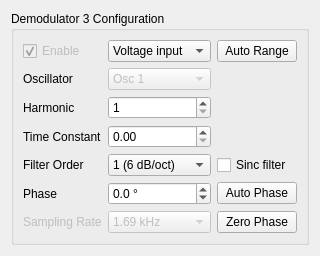
     <widget class="QWidget" name="demod3_tab">
      <attribute name="title">
       <string>Demodulator 3</string>
      </attribute>
      <layout class="QVBoxLayout" name="verticalLayout_demod3">
       <item>
        <widget class="QGroupBox" name="groupBox_demod3_config">
         <property name="enabled">
          <bool>true</bool>
         </property>
         <property name="title">
          <string>Demodulator 3 Configuration</string>
         </property>
         <layout class="QGridLayout" name="gridLayout_demod3">
          <item row="1" column="0">
           <widget class="QLabel" name="oscillator_3_label">
            <property name="enabled">
             <bool>true</bool>
            </property>
            <property name="text">
             <string>Oscillator</string>
            </property>
           </widget>
          </item>
          <item row="3" column="0">
           <widget class="QLabel" name="time_constant_3_label">
            <property name="enabled">
             <bool>true</bool>
            </property>
            <property name="text">
             <string>Time Constant</string>
            </property>
           </widget>
          </item>
          <item row="2" column="0">
           <widget class="QLabel" name="harmonic_3_label">
            <property name="enabled">
             <bool>true</bool>
            </property>
            <property name="text">
             <string>Harmonic</string>
            </property>
           </widget>
          </item>
          <item row="4" column="0">
           <widget class="QLabel" name="filter_order_3_label">
            <property name="enabled">
             <bool>true</bool>
            </property>
            <property name="text">
             <string>Filter Order</string>
            </property>
           </widget>
          </item>
          <item row="0" column="1">
           <widget class="QComboBox" name="adc_3_comboBox">
            <property name="enabled">
             <bool>true</bool>
            </property>
            <property name="currentText">
             <string>Voltage input</string>
            </property>
            <item>
             <property name="text">
              <string>Voltage input</string>
             </property>
            </item>
            <item>
             <property name="text">
              <string>Current input</string>
             </property>
            </item>
           </widget>
          </item>
          <item row="0" column="0">
           <widget class="QCheckBox" name="enable_3_checkBox">
            <property name="enabled">
             <bool>false</bool>
            </property>
            <property name="text">
             <string>Enable</string>
            </property>
            <property name="checked">
             <bool>true</bool>
            </property>
           </widget>
          </item>
          <item row="4" column="2">
           <widget class="QCheckBox" name="sinc_filter_3_checkBox">
            <property name="enabled">
             <bool>true</bool>
            </property>
            <property name="text">
             <string>Sinc filter</string>
            </property>
           </widget>
          </item>
          <item row="4" column="1">
           <widget class="QComboBox" name="filter_order_3_comboBox">
            <property name="enabled">
             <bool>true</bool>
            </property>
            <item>
             <property name="text">
              <string>1 (6 dB/oct)</string>
             </property>
            </item>
            <item>
             <property name="text">
              <string>2 (12 dB/oct)</string>
             </property>
            </item>
            <item>
             <property name="text">
              <string>3 (18 dB/oct)</string>
             </property>
            </item>
            <item>
             <property name="text">
              <string>4 (24 dB/oct)</string>
             </property>
            </item>
            <item>
             <property name="text">
              <string>5 (30 dB/oct)</string>
             </property>
            </item>
            <item>
             <property name="text">
              <string>6 (36 dB/oct)</string>
             </property>
            </item>
            <item>
             <property name="text">
              <string>7 (42 dB/oct)</string>
             </property>
            </item>
            <item>
             <property name="text">
              <string>8 (48 dB/oct)</string>
             </property>
            </item>
           </widget>
          </item>
          <item row="5" column="2">
           <widget class="QPushButton" name="auto_phase_3_pushButton">
            <property name="enabled">
             <bool>true</bool>
            </property>
            <property name="text">
             <string>Auto Phase</string>
            </property>
           </widget>
          </item>
          <item row="7" column="0">
           <widget class="QLabel" name="sampling_rate3_label">
            <property name="enabled">
             <bool>false</bool>
            </property>
            <property name="text">
             <string>Sampling Rate</string>
            </property>
           </widget>
          </item>
          <item row="5" column="0">
           <widget class="QLabel" name="phase_3_label">
            <property name="enabled">
             <bool>true</bool>
            </property>
            <property name="text">
             <string>Phase</string>
            </property>
           </widget>
          </item>
          <item row="2" column="1">
           <widget class="QSpinBox" name="harmonic_3_spinBox">
            <property name="enabled">
             <bool>true</bool>
            </property>
            <property name="minimum">
             <number>1</number>
            </property>
            <property name="maximum">
             <number>1023</number>
            </property>
            <property name="value">
             <number>1</number>
            </property>
           </widget>
          </item>
          <item row="7" column="1">
           <widget class="QComboBox" name="sampling_rate_3_comboBox">
            <property name="enabled">
             <bool>false</bool>
            </property>
            <item>
             <property name="text">
              <string>1.69 kHz</string>
             </property>
            </item>
            <item>
             <property name="text">
              <string>3.39 kHz</string>
             </property>
            </item>
            <item>
             <property name="text">
              <string>6.78 kHz</string>
             </property>
            </item>
            <item>
             <property name="text">
              <string>13.6 kHz</string>
             </property>
            </item>
            <item>
             <property name="text">
              <string>27.1 kHz</string>
             </property>
            </item>
            <item>
             <property name="text">
              <string>54.3 kHz</string>
             </property>
            </item>
            <item>
             <property name="text">
              <string>108.6 kHz</string>
             </property>
            </item>
            <item>
             <property name="text">
              <string>217.1 kHz</string>
             </property>
            </item>
            <item>
             <property name="text">
              <string>434.2 kHz</string>
             </property>
            </item>
            <item>
             <property name="text">
              <string>868.4 kHz</string>
             </property>
            </item>
            <item>
             <property name="text">
              <string>1.74 MHz</string>
             </property>
            </item>
           </widget>
          </item>
          <item row="5" column="1">
           <widget class="QDoubleSpinBox" name="phase_3_doubleSpinBox">
            <property name="enabled">
             <bool>true</bool>
            </property>
            <property name="suffix">
             <string> °</string>
            </property>
            <property name="decimals">
             <number>1</number>
            </property>
            <property name="minimum">
             <double>-180.000000000000000</double>
            </property>
            <property name="maximum">
             <double>180.000000000000000</double>
            </property>
            <property name="singleStep">
             <double>1.000000000000000</double>
            </property>
           </widget>
          </item>
          <item row="1" column="1">
           <widget class="QComboBox" name="oscillator_3_comboBox">
            <property name="enabled">
             <bool>false</bool>
            </property>
            <item>
             <property name="text">
              <string>Osc 1</string>
             </property>
            </item>
            <item>
             <property name="text">
              <string>Osc 2</string>
             </property>
            </item>
            <item>
             <property name="text">
              <string>Osc 3</string>
             </property>
            </item>
            <item>
             <property name="text">
              <string>Osc 4</string>
             </property>
            </item>
           </widget>
          </item>
          <item row="0" column="2">
           <widget class="QPushButton" name="auto_range_3_pushButton">
            <property name="enabled">
             <bool>true</bool>
            </property>
            <property name="text">
             <string>Auto Range</string>
            </property>
           </widget>
          </item>
          <item row="7" column="2">
           <widget class="QPushButton" name="zero_phase_3_pushButton">
            <property name="enabled">
             <bool>true</bool>
            </property>
            <property name="text">
             <string>Zero Phase</string>
            </property>
           </widget>
          </item>
          <item row="3" column="1">
           <widget class="QDoubleSpinBox" name="time_constant_3_doubleSpinBox"/>
          </item>
         </layout>
        </widget>
       </item>
      </layout>
     </widget>
